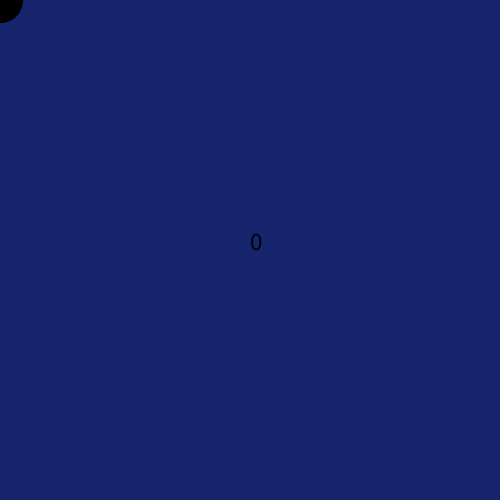
Frame 1 (no input)
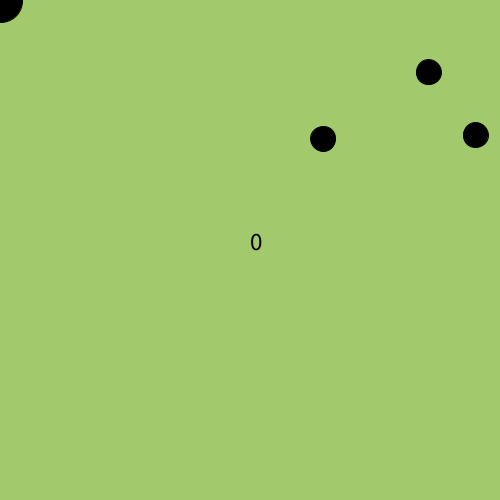
Frame 60 (the mouse pressed at the canvas centre just before this capture)
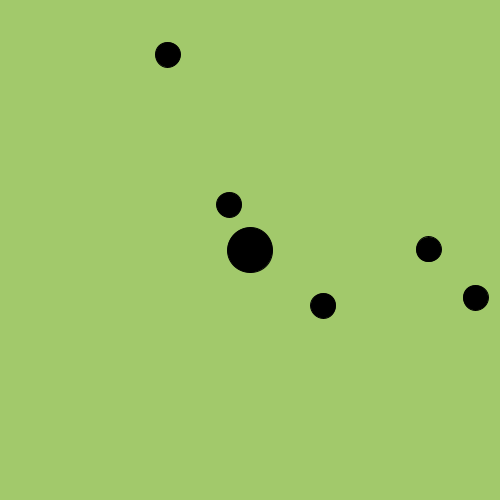
Frame 120 (the mouse held since frame 60 and released just before this capture)

The Processing sketch that drew these frames (run headless with seeded random() and noise(); from frame 60 on, the mouse is pressed at the canvas centre):

// Processing sketch: Raindrop_class
// ── Raindrop_class.pde
class Raindrop {
  PVector loc, vel;
  int d= 25;

  Raindrop() {
    loc= new PVector(random(width), -d);
    vel= new PVector (0, random(2, 5));
  }

  void display() {
    ellipse(loc.x, loc.y, d, d);
  }

  void drop() { 
    loc.add(vel);
  }
}


// ── Catcher_class.pde

class Catcher {
  PVector loc;
  int d;

  Catcher() {
    loc= new PVector(mouseX, mouseY);
    d=45;
  }

  void display() {
    colorMode(RGB);
    ellipse(loc.x, loc.y, d, d);
  }

  void update() {
    loc.set(mouseX, mouseY);
  }
  void checkCatcher(Raindrop drop) {
    if (loc.dist(drop.loc) < d/2 + drop.d/2) {
      drop.loc.set(-width, height*10);
      points++;
    }
  }
}

// ── Raindrop_game.pde
int points=0;
int oldtime= 0;
int newtime= 0;
int changetime= 0;
int index= 1;
Raindrop[] r = new Raindrop[100];
Catcher c1;  
void setup() {
  size(500, 500);
  colorMode(HSB, 360, 100, 100);
  for (int i = 0; i < r.length; i++) {
    r[i] = new Raindrop();
  }
  c1= new Catcher();
}

void draw() {
  background(230, 79, 42);
  fill(0);
  textSize(25);
  text(points, height/2, width/2);
  newtime= millis();
  changetime= newtime - oldtime;
  if (changetime>= 500) {
    oldtime= newtime;

    if (index< r.length) {
      index++;
    }
  }
  for (int i = 0; i < index ; i++) {
    r[i].display();
    r[i].drop();
    c1.checkCatcher(r[i]);
  }
  c1.display();
  c1.update();
}


// ── Walking_People.pde
class Person {
  PVector loc;
  int d= 25;
  int x=0;
  Person() {
    strokeWeight(15);
    loc= new PVector(x, height-d);
  }
  void display() {
    ellipse(loc.x, loc.y, d, d);
  }
  void walk() {
    loc.x=loc.x+1;
    if (loc.x>width) {
      loc.x=0;
    }
  }
  void checkPerson(Raindrop drop){
if (loc.dist(drop.loc) < d/2 + drop.d/2) {
      drop.loc.set(-width, height*10);
      points--;
}}}
